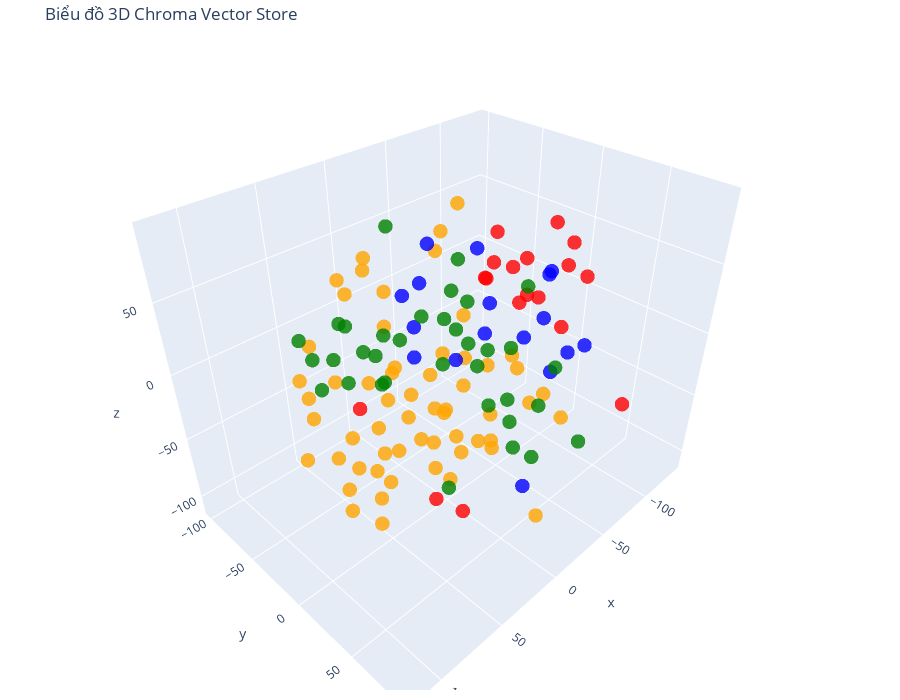

The code cell stored with this chart in its notebook:
### Code cell
# Giảm số chiều của vector xuống 3D bằng t-SNE (T-distributed Stochastic Neighbor Embedding)

tsne = TSNE(n_components=3, random_state=42)
reduced_vectors = tsne.fit_transform(vectors)

# Tạo biểu đồ scatter 2D
fig = go.Figure(data=[go.Scatter3d(
    x=reduced_vectors[:, 0],
    y=reduced_vectors[:, 1],
    z=reduced_vectors[:, 2],
    mode='markers',
    marker=dict(size=5, color=colors, opacity=0.8),
    text=[f"Loại: {t}<br>Văn bản: {d[:100]}..." for t, d in zip(doc_types, documents)],
    hoverinfo='text'
)])

fig.update_layout(
    title='Biểu đồ 3D Chroma Vector Store',
    scene=dict(xaxis_title='x', yaxis_title='y'),
    width=900,
    height=700,
    margin=dict(r=10, b=10, l=10, t=40)
)

fig.show()

### Figure 1 — Plotly figure (JSON) as saved in the notebook; plotly's stock layout.template omitted (floating-point values rounded to 4 significant figures)
{"data": [{"hoverinfo": "text", "marker": {"color": ["red", "red", "red", "red", "red", "red", "red", "red", "red", "red", "red", "red", "red", "red", "red", "red", "red", "red", "orange", "orange", "orange", "orange", "orange", "orange", "orange", "orange", "orange", "orange", "orange", "orange", "orange", "orange", "orange", "orange", "orange", "orange", "orange", "orange", "orange", "orange", "orange", "orange", "orange", "orange", "orange", "orange", "orange", "orange", "orange", "orange", "orange", "orange", "orange", "orange", "orange", "orange", "orange", "orange", "orange", "orange", "orange", "orange", "orange", "orange", "orange", "orange", "orange", "orange", "orange", "orange", "orange", "orange", "orange", "orange", "orange", "orange", "blue", "blue", "blue", "blue", "blue", "blue", "blue", "blue", "blue", "blue", "blue", "blue", "blue", "blue", "blue", "blue", "blue", "green", "green", "green", "green", "green", "green", "green", "green", "green", "green", "green", "green", "green", "green", "green", "green", "green", "green", "green", "green", "green", "green", "green", "green", "green", "green", "green", "green", "green", "green", "green", "green", "green", "green", "green"], "opacity": 0.8, "size": 5}, "mode": "markers", "text": ["Loại: visas<br>Văn bản: # Visa Học Tập D-4 (D-4 General Trainee Visa)\n\n## Tổng Quan\nVisa D-4 là loại visa dành cho các hoạt ...", "Loại: visas<br>Văn bản: ## Thời Hạn Visa\n- **Thời gian cấp:** 6 tháng - 2 năm\n- **Gia hạn:** Có thể gia hạn tối đa 2 năm\n- *...", "Loại: visas<br>Văn bản: ### Giấy Tờ Theo Loại Visa\n**D-4-1 (Học tiếng Hàn):**\n- Kế hoạch học tập\n- Chứng minh động cơ học ti...", "Loại: visas<br>Văn bản: ### Bước 2: Chuẩn Bị Hồ Sơ Visa\n- Thu thập tất cả giấy tờ cần thiết\n- Dịch thuật và công chứng các g...", "Loại: visas<br>Văn bản: ### Từ D-4 sang E-7 (Làm việc)\n- Có bằng cấp phù hợp\n- Tìm được việc làm hợp pháp\n- Được nhà tuyển d...", "Loại: visas<br>Văn bản: # Visa Du Học D-2 (D-2 Student Visa)\n\n## Tổng Quan\nVisa D-2 là loại visa dành cho sinh viên quốc tế ...", "Loại: visas<br>Văn bản: ### 2. Năng Lực Tiếng Hàn\n- TOPIK Level 3 trở lên (khuyến nghị)\n- Một số trường có thể yêu cầu TOPIK...", "Loại: visas<br>Văn bản: ### Giấy Tờ Bổ Sung\n- Chứng chỉ TOPIK (nếu có)\n- CV và thư động cơ\n- Thư giới thiệu từ giáo sư\n- Giấ...", "Loại: visas<br>Văn bản: ### Bước 3: Chờ Kết Quả\n- Thời gian xử lý: 5-10 ngày làm việc\n- Theo dõi tình trạng hồ sơ online\n- N...", "Loại: visas<br>Văn bản: ## Liên Hệ Hỗ Trợ\nĐể được tư vấn chi tiết về visa D-2, vui lòng liên hệ với đội ngũ chuyên viên của ...", "Loại: visas<br>Văn bản: # Visa Học Tiếng Hàn D-4-1 (D-4-1 Korean Language Study)\n\n## Tổng Quan\nVisa D-4-1 là loại visa chuyê...", "Loại: visas<br>Văn bản: ## Yêu Cầu Cơ Bản\n\n### 1. Học Vấn\n- **Tối thiểu:** Tốt nghiệp trung học phổ thông\n- **Khuyến nghị:**...", "Loại: visas<br>Văn bản: 2. **Seoul National University Language Education Center**\n   - Học phí: 1,700,000 KRW/học kỳ\n   - T...", "Loại: visas<br>Văn bản: ### Chứng Minh Tài Chính\n- **Sổ tiết kiệm** của bản thân hoặc người bảo lãnh\n- **Giấy xác nhận thu n...", "Loại: visas<br>Văn bản: ### Bước 3: Chuẩn Bị Hồ Sơ Visa\n- Thu thập và dịch thuật các giấy tờ\n- Công chứng và hợp pháp hóa\n- ...", "Loại: visas<br>Văn bản: ## Quyền Lợi và Hạn Chế\n\n### Được Phép\n- Học tiếng Hàn toàn thời gian\n- Làm việc bán thời gian (20 g...", "Loại: visas<br>Văn bản: ## Chuyển Đổi Visa\n\n### Sang Visa D-2 (Du học chính quy)\n- Đỗ kỳ thi tuyển sinh đại học/cao học\n- Có...", "Loại: visas<br>Văn bản: ## Tài Liệu Liên Quan\n- [D-4 General Trainee Visa](D-4%20General%20Trainee%20Visa.md)\n- [D-2 Student...", "Loại: schools<br>Văn bản: # Đại học Nữ Ewha (Ewha Womans University)\n\n## Tổng quan\nĐại học Nữ Ewha là trường đại học nữ lớn nh...", "Loại: schools<br>Văn bản: ### Trường Y học\n- **Y khoa (6 năm)**\n- **Điều dưỡng**\n- **Y học cộng đồng**\n- **Bệnh viện đại học E...", "Loại: schools<br>Văn bản: ## Chương trình Quốc tế\n\n### GSIS (Graduate School of International Studies)\n- **Quan hệ quốc tế**\n-...", "Loại: schools<br>Văn bản: ### Graduate Programs\n- **Giới tính:** Nam và nữ (Co-ed for graduate programs)\n- **Học lực:** Bachel...", "Loại: schools<br>Văn bản: ### Chi phí sinh hoạt (Seoul)\n- **Ký túc xá:** 600,000-1,200,000 KRW/tháng\n- **Thuê nhà:** 500,000-9...", "Loại: schools<br>Văn bản: ### Specialized Scholarships\n- **Women in STEM Scholarship:** For science và engineering majors\n- **...", "Loại: schools<br>Văn bản: ### Student Activities\n- **200+ student organizations**\n- **Cultural festivals:** Annual events\n- **...", "Loại: schools<br>Văn bản: ### Career Development\n- **Career Development Center**\n- **Industry partnerships**\n- **Internship pr...", "Loại: schools<br>Văn bản: # Đại học Yonsei (Yonsei University)\n\n## Tổng quan\nĐại học Yonsei là một trong những trường đại học ...", "Loại: schools<br>Văn bản: ### Khoa Y học\n- Y khoa (6 năm)\n- Nha khoa (6 năm) \n- Điều dưỡng\n- Y học cộng đồng\n\n### Khoa Kỹ thuậ...", "Loại: schools<br>Văn bản: ## Học phí (năm 2024)\n\n### Undergraduate Programs\n- **Nhân văn/Xã hội:** 4,305,000 KRW/học kỳ (~$3,3...", "Loại: schools<br>Văn bản: ### Học bổng UIC\n- **Dean's List Scholarship:** Top 10% sinh viên\n- **Academic Excellence Award:** G...", "Loại: schools<br>Văn bản: ## Chương trình đặc biệt\n\n### Global Programs\n- **Global MBA:** Taught in English\n- **YISS (Yonsei I...", "Loại: schools<br>Văn bản: ### Undergraduate & Graduate\n- **Spring Semester:** Tháng 3 - Tháng 6\n- **Summer Session:** Tháng 6 ...", "Loại: schools<br>Văn bản: ### Sinh viên quốc tế\n- Môi trường đa văn hóa\n- Hỗ trợ tốt cho sinh viên nước ngoài\n- Many English-t...", "Loại: schools<br>Văn bản: **Q: Có dễ xin học bổng không?**\nA: Yonsei có nhiều loại học bổng, cạnh tranh dựa trên thành tích họ...", "Loại: schools<br>Văn bản: # Đại học Korea (Korea University - KU)\n\n## Tổng quan\nĐại học Korea là một trong ba trường đại học h...", "Loại: schools<br>Văn bản: ### Khoa Luật\n- **Số 1 tại Hàn Quốc về Luật**\n- Luật quốc tế\n- Luật kinh doanh\n- Luật công nghệ thôn...", "Loại: schools<br>Văn bản: ### Sinh viên quốc tế (Graduate)\n- **Học lực:** Bằng cử nhân với GPA 3.0+\n- **Tiếng Anh:** TOEFL iBT...", "Loại: schools<br>Văn bản: ### Chi phí sinh hoạt (Seoul)\n- **Ký túc xá:** 700,000-1,300,000 KRW/tháng\n- **Nhà trọ:** 400,000-70...", "Loại: schools<br>Văn bản: ## Đời sống sinh viên\n\n### Campus Anam (Seoul)\n- Nằm ở Anam-dong, gần sông Hàn\n- Kiến trúc Gothic đẹ...", "Loại: schools<br>Văn bản: ### Exchange Programs\n- 800+ trường đối tác toàn cầu\n- Semester/Year abroad programs\n- Summer progra...", "Loại: schools<br>Văn bản: ## Cơ hội nghề nghiệp\n\n### Career Statistics\n- **Employment rate:** 94%+\n- **Average starting salary...", "Loại: schools<br>Văn bản: ### Đặc điểm\n- Smaller class sizes\n- More personal attention\n- Beautiful natural surroundings\n- Gove...", "Loại: schools<br>Văn bản: ## Thách thức\n\n- Highly competitive admission\n- Intense academic environment\n- Limited English-taugh...", "Loại: schools<br>Văn bản: # Đại học Khoa học và Công nghệ Pohang (POSTECH)\n\n## Tổng quan\nPOSTECH (Pohang University of Science...", "Loại: schools<br>Văn bản: ## Cấu trúc học thuật\n\n### Undergraduate Departments\n- **Toán học (Mathematics)**\n- **Vật lý học (Ph...", "Loại: schools<br>Văn bản: ## Yêu cầu tuyển sinh\n\n### Undergraduate Programs\n- **Học lực:** Top 1% học sinh THPT, GPA 3.8+ (4.0...", "Loại: schools<br>Văn bản: ### Admissions Statistics\n- **Acceptance rate:** 5-8% (Highly selective)\n- **International students:...", "Loại: schools<br>Văn bản: ### Research Scholarships\n- **Research Assistantship:** 1,000,000-1,500,000 KRW/tháng\n- **Teaching A...", "Loại: schools<br>Văn bản: ### POSCO Connection\n- **Industry partnership:** Direct connection with POSCO Group\n- **Internship p...", "Loại: schools<br>Văn bản: ### Student Facilities\n- **Library:** 24/7 access, extensive digital resources\n- **Dormitories:** 90...", "Loại: schools<br>Văn bản: ### Campus Culture\n- **Research culture:** Students engaged in cutting-edge research\n- **Collaborati...", "Loại: schools<br>Văn bản: ### International Programs\n- **Exchange programs:** 100+ partner universities\n- **Summer research:**...", "Loại: schools<br>Văn bản: ### Clean Energy\n- **Solar cell technology**\n- **Hydrogen fuel cells**\n- **Energy storage systems**\n...", "Loại: schools<br>Văn bản: ## Lịch học năm 2024-2025\n\n### Academic Calendar\n- **Spring Semester:** Tháng 3 - Tháng 6\n- **Summer...", "Loại: schools<br>Văn bản: ### Career Advantages\n- **High employment rate:** Nearly 100%\n- **Premium positions:** R&D và leader...", "Loại: schools<br>Văn bản: ## Liên hệ\n\n### Office of International Affairs\n- **Email:** international@postech.ac.kr\n- **Điện th...", "Loại: schools<br>Văn bản: **Q: Research opportunities cho undergraduate có tốt không?**\nA: Excellent. 100% students tham gia U...", "Loại: schools<br>Văn bản: # Viện Công nghệ Tiên tiến Hàn Quốc (KAIST)\n\n## Tổng quan\nKAIST (Korea Advanced Institute of Science...", "Loại: schools<br>Văn bản: - **Kỹ thuật điện và điện tử**\n  - Semiconductor Engineering\n  - Communication Systems\n  - Power Ele...", "Loại: schools<br>Văn bản: ### Graduate Programs\n- **Master's:** GPA 3.0+ với bằng cử nhân liên quan\n- **PhD:** GPA 3.3+ và res...", "Loại: schools<br>Văn bản: *Chi phí sinh hoạt tại Daejeon thấp hơn Seoul khoảng 30-40%*\n\n## Học bổng\n\n### Undergraduate Scholar...", "Loại: schools<br>Văn bản: ### Campus Daejeon\n- **Diện tích:** 291 hectares\n- **Môi trường:** Yên tĩnh, thuận lợi cho nghiên cứ...", "Loại: schools<br>Văn bản: ### Student Organizations\n- **100+ student clubs**\n- **Cultural clubs:** Music, dance, art\n- **Acade...", "Loại: schools<br>Văn bản: ## Cơ hội nghề nghiệp\n\n### Employment Statistics\n- **Employment rate:** 98%+\n- **Starting salary:** ...", "Loại: schools<br>Văn bản: - **Summer Programs:**\n  - KAIST International Summer School\n  - Research internships\n  - Industry c...", "Loại: schools<br>Văn bản: ### Application Deadlines\n- **Undergraduate Spring:** Tháng 10\n- **Undergraduate Fall:** Tháng 3\n- *...", "Loại: schools<br>Văn bản: ### Recreation\n- **Sports facilities:** Soccer field, tennis courts, gym\n- **Swimming pool:** Olympi...", "Loại: schools<br>Văn bản: ## Thách thức\n\n### Academic Challenges\n- **Intensive workload:** High academic standards\n- **Competi...", "Loại: schools<br>Văn bản: ### Robotics\n- **Humanoid robotics research**\n- **Autonomous vehicles**\n- **Medical robotics**\n- **I...", "Loại: schools<br>Văn bản: ## Câu hỏi thường gặp\n\n**Q: KAIST có khó vào không?**\nA: Rất khó, chỉ nhận khoảng 10% thí sinh. Cần ...", "Loại: schools<br>Văn bản: # Đại học Quốc gia Seoul (Seoul National University - SNU)\n\n## Tổng quan\nĐại học Quốc gia Seoul (SNU...", "Loại: schools<br>Văn bản: ### Khoa Kinh doanh\n- Quản trị kinh doanh\n- Kinh tế học\n- Tài chính ngân hàng\n\n### Khoa Nhân văn\n- N...", "Loại: schools<br>Văn bản: ## Học phí (năm 2024)\n\n### Sinh viên quốc tế\n- **Khoa Nhân văn/Xã hội:** 4,188,000 KRW/học kỳ (~$3,2...", "Loại: schools<br>Văn bản: ### Yêu cầu duy trì học bổng\n- GPA tối thiểu 3.0/4.0\n- Tham gia đầy đủ các hoạt động học tập\n- Không...", "Loại: schools<br>Văn bản: ### Hỗ trợ nghề nghiệp\n- Career Development Center\n- Job fair hàng năm\n- Chương trình thực tập tại c...", "Loại: schools<br>Văn bản: ## Liên hệ\n\n### Office of International Affairs\n- **Email:** oia@snu.ac.kr\n- **Điện thoại:** +82-2-8...", "Loại: company<br>Văn bản: # Tổng Quan Công Ty - Korea Study Consultant Center\n\n## Thông Tin Cơ Bản\n\n**Tên công ty**: Korea Stu...", "Loại: company<br>Văn bản: ## Thông Tin Liên Lạc Nhanh\n\n🌐 **Website**: www.koreastudyvn.com  \n📱 **Hotline**: 1900-6789  \n💬 **Za...", "Loại: company<br>Văn bản: ### Đối Tác Chính Thức\n- **Bộ Giáo dục Hàn Quốc (Ministry of Education)**\n- **Korea Immigration Serv...", "Loại: company<br>Văn bản: ### Kết Quả 2023\n- **Tổng số học sinh hỗ trợ**: 485 học sinh\n- **Tỷ lệ đậu visa**: 98.7%\n- **Học bổn...", "Loại: company<br>Văn bản: ### Language Institutes\n- Yonsei Korean Language Institute\n- Seoul National University LEI\n- Sogang ...", "Loại: company<br>Văn bản: ### Dịch Vụ Khẩn Cấp\n- **Hotline 24/7**: 0901-234-567\n- **Email khẩn cấp**: emergency@koreastudyvn.c...", "Loại: company<br>Văn bản: ### Sự Kiện Nổi Bật\n- **Triển lãm Du học Hàn Quốc 2023**: 15,000 lượt tham quan\n- **Hội thảo trực tu...", "Loại: company<br>Văn bản: # Dịch Vụ Tư Vấn - Korea Study Consultant Center\n\n## Tổng Quan Dịch Vụ\n\nKorea Study Consultant Cente...", "Loại: company<br>Văn bản: ### Chi Phí: \n- **Miễn phí** cho tư vấn cơ bản (1-2 buổi)\n- **2,000,000 VNĐ** cho gói tư vấn chuyên ...", "Loại: company<br>Văn bản: ### Chi Phí:\n- **Gói cơ bản**: 5,000,000 VNĐ\n- **Gói cao cấp**: 8,000,000 VNĐ (bao gồm dịch thuật cô...", "Loại: company<br>Văn bản: ### Các Khóa Học:\n- **Tiếng Hàn sơ cấp**: Cấp độ 1-2 (초급)\n- **Tiếng Hàn trung cấp**: Cấp độ 3-4 (중급)...", "Loại: company<br>Văn bản: ### Dịch Vụ Hỗ Trợ:\n- Tìm kiếm học bổng phù hợp\n- Chuẩn bị hồ sơ xin học bổng\n- Luyện phỏng vấn học ...", "Loại: company<br>Văn bản: ### Chi Phí:\n- **Gói đón sân bay**: 500,000 VNĐ\n- **Gói hỗ trợ ổn định**: 2,000,000 VNĐ\n- **Gói toàn...", "Loại: company<br>Văn bản: # Về Công Ty - Korea Study Consultant Center\n\n## Lịch Sử Thành Lập\n\nKorea Study Consultant Center đư...", "Loại: company<br>Văn bản: ## Giá Trị Cốt Lõi\n\n### 1. Chuyên Nghiệp\n- Đội ngũ tư vấn viên có bằng cấp chuyên môn cao\n- Quy trìn...", "Loại: company<br>Văn bản: ### Giải Thưởng\n- **2022**: Trung tâm tư vấn du học uy tín nhất Việt Nam\n- **2021**: Đại lý chính th...", "Loại: company<br>Văn bản: ### Chi Nhánh TP.HCM\n- Địa chỉ: Tầng 8, Tòa nhà Bitexco, 2 Hải Triều, Quận 1, TP.HCM\n- Diện tích: 30...", "Loại: employees<br>Văn bản: # Bà Nguyễn Thị Lan - Giám Đốc Điều Hành\n\n## Thông Tin Cá Nhân\n\n**Họ và tên**: Nguyễn Thị Lan\n**Chức...", "Loại: employees<br>Văn bản: ## Kinh Nghiệm Làm Việc\n\n### 2018 - Hiện tại: Giám Đốc Điều Hành\n**Korea Study Consultant Center, Vi...", "Loại: employees<br>Văn bản: ### 2005 - 2008: Chuyên viên\n**Bộ Giáo dục và Đào tạo Việt Nam**\n- Phòng Hợp tác Quốc tế\n- Tham gia ...", "Loại: employees<br>Văn bản: ## Thành Tựu Nổi Bật\n\n### Giải Thưởng Cá Nhân\n- **2023**: \"Nữ doanh nhân xuất sắc trong lĩnh vực Giá...", "Loại: employees<br>Văn bản: ### Hoạt Động Từ Thiện\n- Tài trợ 50 suất học bổng cho học sinh có hoàn cảnh khó khăn\n- Quyên góp xây...", "Loại: employees<br>Văn bản: ## Sở Thích Cá Nhân\n\n- **Đọc sách**: Sách về giáo dục, lãnh đạo và văn hóa Đông Á\n- **Du lịch**: Khá...", "Loại: employees<br>Văn bản: # Alex Kim - Tư Vấn Viên Giáo Dục Hàn Quốc Cấp Cao\n\n## Thông Tin Cá Nhân\n\n**Họ và tên**: Kim Alex (김...", "Loại: employees<br>Văn bản: ## Kinh Nghiệm Làm Việc\n\n### Korea Study Consultant Center (2018 - Hiện tại)\n**Vị trí**: Tư Vấn Viên...", "Loại: employees<br>Văn bản: ## Chuyên Môn & Sở Trường\n\n### Lĩnh Vực Chuyên Môn\n- **Tư vấn chương trình Đại học**: Business, Engi...", "Loại: employees<br>Văn bản: ## Thành Tích & Giải Thưởng\n\n### Thành Tích Cá Nhân\n- **2023**: Tư vấn viên có tỷ lệ đậu học bổng ca...", "Loại: employees<br>Văn bản: ### Triết Lý Giáo Dục\n*\"Mỗi học sinh đều có điểm mạnh riêng. Nhiệm vụ của tư vấn viên là tìm ra và p...", "Loại: employees<br>Văn bản: ## Lịch Làm Việc\n\n### Thứ 2-6\n- **8:00-12:00**: Tư vấn trực tiếp tại văn phòng\n- **13:00-17:00**: Xử...", "Loại: employees<br>Văn bản: # Sarah Park - Chuyên Gia Tuyển Sinh Đại Học\n\n## Thông Tin Cá Nhân\n\n**Họ và tên**: Park Sarah (박사라) ...", "Loại: employees<br>Văn bản: ## Kinh Nghiệm Làm Việc\n\n### Korea Study Consultant Center (2019 - Hiện tại)\n**Vị trí**: Chuyên Gia ...", "Loại: employees<br>Văn bản: ## Chuyên Môn & Sở Trường\n\n### Lĩnh Vực Chuyên Môn\n- **Tuyển sinh đại học**: Undergraduate admission...", "Loại: employees<br>Văn bản: ## Thành Tích & Giải Thưởng\n\n### Thành Tích Cá Nhân\n- **2023**: Top performer với 85% success rate c...", "Loại: employees<br>Văn bản: ### Đặc Điểm Nổi Bật\n- **Perfectionist**: Không bao giờ accept hồ sơ \"tạm được\"\n- **Up-to-date**: Lu...", "Loại: employees<br>Văn bản: ## Lịch Trình & Availability\n\n### Thời Gian Làm Việc\n- **Thứ 2-6**: 8:30-18:00 (Focus time: 9:00-12:...", "Loại: employees<br>Văn bản: ### Program Types\n- **Undergraduate**: Freshman & Transfer admissions\n- **Double Degree**: Korea-Int...", "Loại: employees<br>Văn bản: ---\n\n*Để đặt lịch tư vấn với Sarah Park, vui lòng liên hệ qua hotline 1900-6789 hoặc đặt lịch trực t...", "Loại: employees<br>Văn bản: # Ông Park Min Jae - Phó Giám Đốc (부사장)\n\n## Thông Tin Cá Nhân\n\n**Họ và tên**: Park Min Jae (박민재)  \n*...", "Loại: employees<br>Văn bản: ### Chứng Chỉ Chuyên Môn\n- **2020**: Certified International Education Consultant (CIEC)\n- **2018**:...", "Loại: employees<br>Văn bản: ### 2012 - 2015: Chuyên gia Chính sách Giáo dục\n**Ministry of Education, South Korea**\n- Tham gia xâ...", "Loại: employees<br>Văn bản: ### Thế Mạnh Đặc Biệt\n- Hiểu sâu tâm lý và nhu cầu của sinh viên Việt Nam\n- Kỹ năng đàm phán với các...", "Loại: employees<br>Văn bản: ## Thành Tựu Nổi Bật\n\n### Giải Thưởng Cá Nhân\n- **2023**: \"Excellence in International Education\" - ...", "Loại: employees<br>Văn bản: ### Sách Xuất Bản\n- **2022**: \"Study in Korea: A Complete Guide for Vietnamese Students\" (song ngữ)\n...", "Loại: employees<br>Văn bản: ### Tại Việt Nam\n- **Đại sứ quán Hàn Quốc**: Quan hệ trực tiếp với Tham tán Giáo dục\n- **Các trường ...", "Loại: employees<br>Văn bản: ### Thời Gian Tư Vấn Đặc Biệt\n- **Graduate Programs**: Thứ 2, 4, 6 (14:00-18:00)\n- **KGSP Scholarshi...", "Loại: employees<br>Văn bản: # Michael Lee - Điều Phối Viên Xử Lý Visa\n\n## Thông Tin Cá Nhân\n\n**Họ và tên**: Lee Michael (이마이클)  ...", "Loại: employees<br>Văn bản: ## Kinh Nghiệm Làm Việc\n\n### Korea Study Consultant Center (2017 - Hiện tại)\n**Vị trí**: Điều Phối V...", "Loại: employees<br>Văn bản: ### Trước đó (2015-2017)\n**Vị trí**: Immigration Consultant - Seoul Immigration Office  \n**Trách nhi...", "Loại: employees<br>Văn bản: ### Kỹ Năng Chuyên Môn\n- **Document Analysis**: Phân tích và đánh giá độ mạnh/yếu của hồ sơ\n- **Lega...", "Loại: employees<br>Văn bản: ## Quy Trình Làm Việc\n\n### Bước 1: Đánh Giá Hồ Sơ (1-2 ngày)\n- Review toàn bộ documents\n- Identify p...", "Loại: employees<br>Văn bản: ### Đóng Góp Chuyên Môn\n- **Author**: \"Complete Guide to Korean Student Visa 2024\"\n- **Speaker**: Tạ...", "Loại: employees<br>Văn bản: ### Guarantee Policy\n- **Hoàn tiền 100%** nếu visa bị reject do lỗi của chúng tôi\n- **Free re-applic..."], "type": "scatter3d", "x": [-76.06, 45.12, -74.2, -70.25, -53.91, -101.5, -19.99, -65.41, -44.52, 19.44, -97.33, -19.16, 9.55, -84.79, -68.17, -71.93, -85.14, -63.44, 3.579, -87.82, 41.16, 23.34, 83.82, 105.3, 98.5, 117.6, -10.9, 54.66, 44.92, 6.544, -134.4, 58.0, 10.78, -22.65, -22.56, 36.35, 21.04, 5.435, -1.576, 54.31, 65.23, 74.71, 12.85, -19.9, 34.26, 16.42, 40.4, 91.45, 92.92, 104.9, 107.6, 49.4, 46.49, 66.72, 93.7, 21.86, 54.58, -11.15, 46.15, 17.0, 81.12, 85.0, 78.36, 33.93, 74.18, 94.28, 78.67, 26.7, 18.37, -21.01, -32.46, 65.4, 37.48, -47.88, -58.57, -26.96, -19.03, -29.39, -10.09, 14.94, -19.11, -31.59, -52.0, -47.63, -95.79, -47.93, -66.48, -104.7, -86.63, -57.14, -97.85, -75.88, -14.03, 56.06, -5.68, -108.3, -80.08, -76.38, -53.9, -32.93, 5.644, -27.5, 10.52, -54.64, -25.69, -48.75, -11.03, 50.84, 35.82, 13.46, 48.66, 33.73, -25.43, -49.32, 25.65, -8.162, -38.09, -0.5868, 17.44, -69.29, -20.71, 13.85, 10.76, 27.35, -6.858, -12.07, 33.58, 12.73], "y": [17.73, 58.23, 30.08, 0.9359, -19.36, 13.42, 42.8, 15.74, -4.017, -65.42, 28.95, 13.0, -0.9234, 21.5, -22.74, -4.709, -22.61, 86.76, -21.07, -21.59, -9.74, 20.22, -23.45, 60.29, 50.68, 19.4, 2.486, 2.787, 17.05, 14.86, -25.28, -40.85, -63.05, -13.95, 18.21, -5.864, 7.39, -90.81, 37.51, 8.093, 25.91, 23.87, -41.05, -32.11, -16.47, 47.81, 39.96, -13.86, -5.135, 34.7, 45.27, 80.02, 59.47, 58.88, 15.78, -47.24, -29.57, -13.96, -18.9, 30.52, -37.56, 35.52, 43.9, 46.23, 77.23, 20.45, 52.85, 85.97, 89.87, -26.3, -2.044, -9.423, 26.91, 16.26, 46.65, -37.47, 63.77, -61.89, -40.91, -6.804, -61.23, 33.18, -71.26, -12.53, -1.752, 37.36, 53.14, 14.66, -57.16, -48.57, -1.449, -34.19, 53.78, -53.94, -9.381, -27.1, -59.74, 25.66, -50.09, 46.89, 14.4, 8.384, -10.47, -34.04, -28.37, 8.718, -3.161, -36.99, -15.54, -27.18, -85.02, -54.58, -81.95, 32.21, 27.41, 27.8, -9.804, 51.3, 69.54, -7.559, 86.64, -43.72, -68.34, -65.01, -77.72, -78.92, -95.27, -100.8], "z": [73.87, -52.15, 50.26, 45.83, 30.25, 50.1, 57.18, 25.54, 50.62, -61.69, 33.04, 56.12, -109.3, -2.623, 56.54, 10.41, 25.01, -19.02, -71.7, -47.8, -78.18, 28.11, -9.29, -15.8, 8.886, 8.215, -77.61, -37.27, 9.082, -45.65, -109.9, -67.05, 43.59, 92.73, -64.77, -52.0, 5.563, 13.03, -46.32, 54.14, 38.89, 6.573, 38.26, -64.55, -18.96, 30.33, 8.855, 14.79, 53.57, -10.36, 32.39, 33.53, 55.67, -4.439, 42.54, 62.0, 67.08, -53.17, -1.14, 7.881, 8.814, -30.08, 57.99, 68.94, 4.978, -43.73, 32.87, 31.51, -52.12, 71.69, -83.58, -50.2, -24.46, -19.89, -49.6, 52.65, 16.07, -15.42, -20.96, 58.64, 13.98, 19.23, 36.75, -6.279, -10.79, 59.11, 6.545, -35.71, 26.11, -49.96, 22.65, -4.086, -75.89, -19.69, -8.532, -0.8823, -15.3, -29.04, 8.314, -25.36, 78.08, 0.207, 33.17, -27.72, 7.623, -50.28, 17.69, 34.19, 29.21, 10.22, -1.089, 16.91, 54.79, -87.41, -68.32, -22.02, -26.44, -16.93, -14.24, -25.69, -22.68, -30.46, -19.93, -35.13, -36.18, -64.4, -28.43, -41.33]}], "layout": {"height": 700, "margin": {"b": 10, "l": 10, "r": 10, "t": 40}, "scene": {"xaxis": {"title": {"text": "x"}}, "yaxis": {"title": {"text": "y"}}}, "title": {"text": "Biểu đồ 3D Chroma Vector Store"}, "width": 900}}
